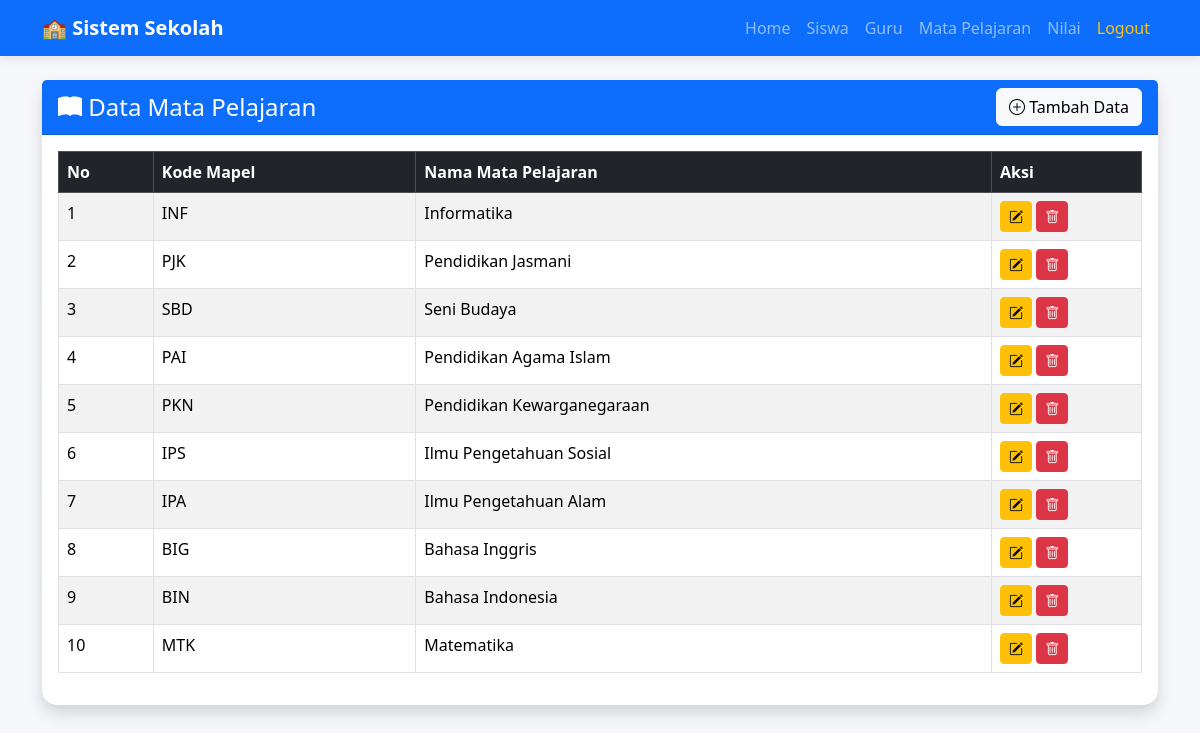
Page /crud_sekolah2/mapel/index.php (signed in) on the committed database.
### tables this page shows
CREATE TABLE `mata_pelajaran` (
  `id_mapel` int(11) NOT NULL,
  `kode_mapel` varchar(10) NOT NULL,
  `nama_mapel` varchar(100) NOT NULL,
  `jam_pelajaran` int(11) NOT NULL
);

### crud_sekolah2/mapel/index.php (the view, shortened to what this page needs)
<?php
include "../config/koneksi.php";
include "../includes/header.php";
include "../includes/navbar.php";
$query = mysqli_query($conn, "SELECT * FROM mata_pelajaran ORDER BY id_mapel DESC");
?>
<div class="container mt-4">
    <div class="card shadow">
        <div class="card-header bg-primary text-white d-flex justify-content-between align-items-center">
            <h4 class="mb-0">
                <i class="bi bi-book-fill"></i> Data Mata Pelajaran
            </h4>
            <a href="tambah.php" class="btn btn-light">
                <i class="bi bi-plus-circle"></i> Tambah Data
            </a>
        </div>
        <div class="card-body">
            <table class="table table-bordered table-striped" id="tabel">
                <thead class="table-dark">
                    <tr>
                        <th>No</th>
                        <th>Kode Mapel</th>
                        <th>Nama Mata Pelajaran</th>
                        <th width="150">Aksi</th>
                    </tr>
                </thead>
                <tbody>
                    <?php
                    $no = 1;
                    while ($row = mysqli_fetch_assoc($query)) :
                    ?>
                        <tr>
                            <td><?= $no++; ?></td>
                            <td><?= $row['kode_mapel']; ?></td>
                            <td><?= $row['nama_mapel']; ?></td>
                            <td>
                                <a href="edit.php?id=<?= $row['id_mapel']; ?>" class="btn btn-warning btn-sm">
                                    <i class="bi bi-pencil-square"></i>
                                </a>
                                <a href="hapus.php?id=<?= $row['id_mapel']; ?>" class="btn btn-danger btn-sm" onclick="return confirm('Yakin ingin menghapus data ini?')">
                                    <i class="bi bi-trash"></i>
                                </a>
                            </td>
                        </tr>
                    <?php endwhile; ?>
                </tbody>
            </table>
        </div>
    </div>
</div>
<?php include "../includes/footer.php"; ?>

### crud_sekolah2/includes/header.php (style rules this page uses)
body { background:#f5f7fb; }
.card { border:none; border-radius:15px; }

### rows in the picture
mata_pelajaran: kode_mapel "INF", nama_mapel "Informatika"
mata_pelajaran: kode_mapel "PJK", nama_mapel "Pendidikan Jasmani"
mata_pelajaran: kode_mapel "SBD", nama_mapel "Seni Budaya"
mata_pelajaran: kode_mapel "PAI", nama_mapel "Pendidikan Agama Islam"
mata_pelajaran: kode_mapel "PKN", nama_mapel "Pendidikan Kewarganegaraan"
mata_pelajaran: kode_mapel "IPS", nama_mapel "Ilmu Pengetahuan Sosial"
mata_pelajaran: kode_mapel "IPA", nama_mapel "Ilmu Pengetahuan Alam"
mata_pelajaran: kode_mapel "BIG", nama_mapel "Bahasa Inggris"
mata_pelajaran: kode_mapel "BIN", nama_mapel "Bahasa Indonesia"
mata_pelajaran: kode_mapel "MTK", nama_mapel "Matematika"
